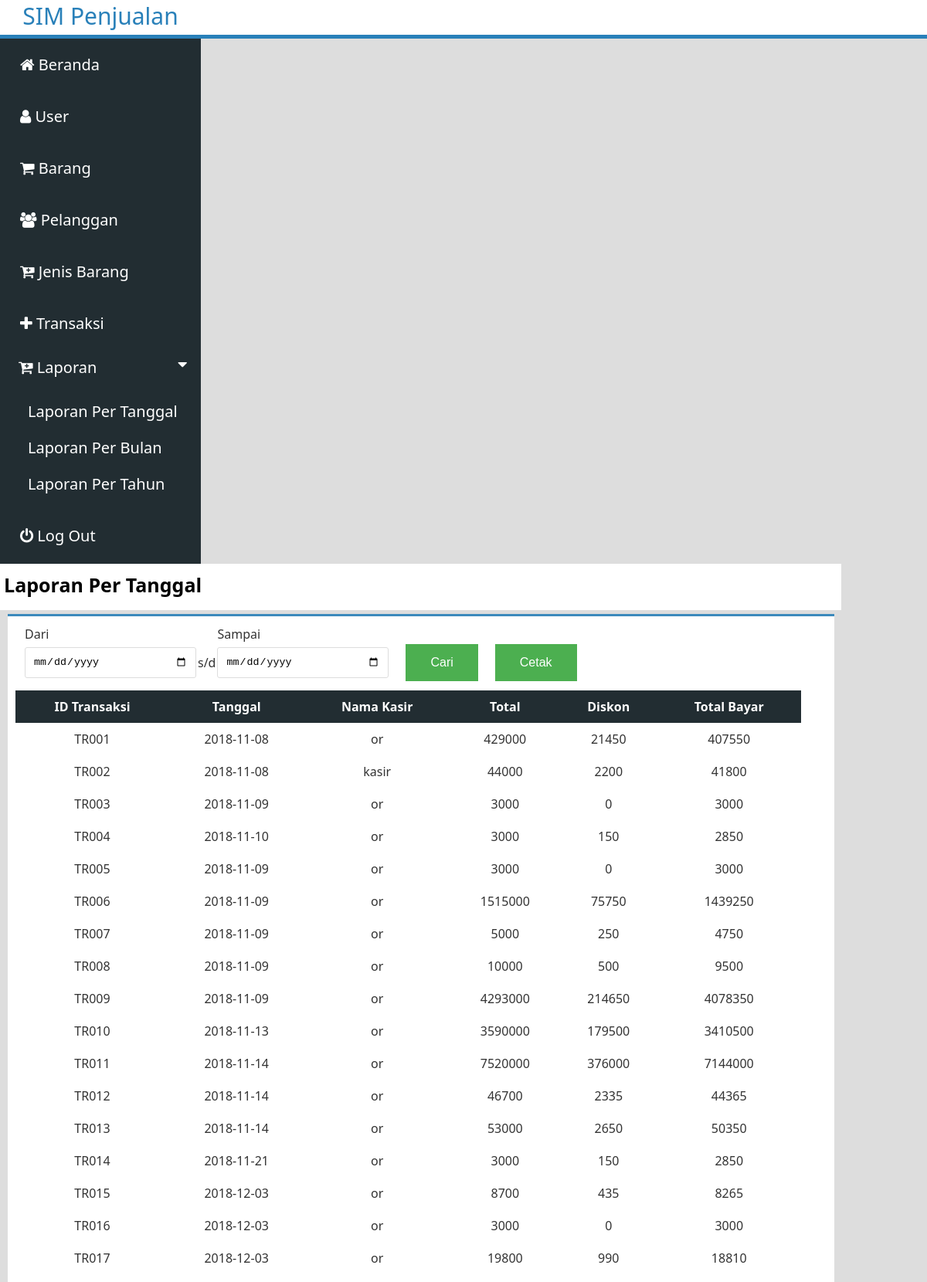
/index.php?p=laporan_pertanggal (signed in), run on the app's committed database.
### tables this page shows
CREATE TABLE `transaksi` (
  `id_transaksi` varchar(8) NOT NULL,
  `id_pelanggan` varchar(8) NOT NULL,
  `id_user` varchar(8) NOT NULL,
  `tanggal_transaksi` date NOT NULL,
  `total` int(12) NOT NULL,
  `diskon` int(12) NOT NULL,
  `bayar` int(12) NOT NULL
);

CREATE TABLE `user` (
  `id_user` varchar(7) NOT NULL,
  `username` varchar(8) NOT NULL,
  `password` varchar(50) NOT NULL,
  `level` varchar(8) NOT NULL
);

### sistem/proses.php (called while the page is built, shortened)
<?php
class proses{
	function __construct(){
		$server='localhost';
		$user='root';
		$psw='';
		$dbname='db_penjualan';
		$kon=$this->con=new PDO("mysql:host=$server;dbname=$dbname",$user,$psw);
	}
	function get($cel=null,$table=null,$property=null){
		$qw="SELECT $cel FROM $table $property";
		$ret=$this->con->query($qw);
		return $ret;
	}
}
$db=new proses;
?>

### content/laporan_pertanggal.php (the view, shortened to what this page needs)
<?php
include "sistem/proses.php";
?>
<div class="judul-content">
	<h1>Laporan Per Tanggal</h1>
</div>
<div class="isi-content">
	<form action="index.php?p=laporan_pertanggal" method="POST">
		<table>
			<tr>
				<td><label>Dari</label></td>
				<td></td>
				<td><label>Sampai</label></td>
			</tr>
			<tr>
				<td><input value="<?php echo $_POST['tgl_awal'];?>" type="date" name="tgl_awal" class="text" style="width: 200px;"></td>
				<td><label>s/d</label></td>
				<td><input value="<?php echo $_POST['tgl_akhir'];?>" type="date" name="tgl_akhir" class="text" style="width: 200px;"></td>
				<td><input type="submit" name="cari" class="tombol" value="Cari"></td>
				<td><input type="submit" name="cetak" class="tombol" value="Cetak"></td>
			</tr>
		</table>
	</form>
	<table class="tabel">
		<tr>
			<th>ID Transaksi</th>
			<th>Tanggal</th>
			<th>Nama Kasir</th>
			<th>Total</th>
			<th>Diskon</th>
			<th>Total Bayar</th>
		</tr>
		<?php
		if (isset($_POST['cari'])) {
			$qw=$db->get("transaksi.id_transaksi,transaksi.tanggal_transaksi,user.username,transaksi.total,transaksi.diskon","transaksi","INNER JOIN user on transaksi.id_user=user.id_user WHERE transaksi.tanggal_transaksi >='$_POST[tgl_awal]' AND transaksi.tanggal_transaksi <='$_POST[tgl_akhir]' ORDER BY transaksi.id_transaksi ASC");
		}else{
			$qw=$db->get("transaksi.id_transaksi,transaksi.tanggal_transaksi,user.username,transaksi.total,transaksi.diskon","transaksi","INNER JOIN user on transaksi.id_user=user.id_user ORDER BY transaksi.id_transaksi ASC");
		}
		foreach($qw as $data_laporan){
			$totalbayar=$data_laporan['total']-$data_laporan['diskon'];
			?>
			<tr>
				<td><?php echo $data_laporan['id_transaksi'];?></td>
				<td><?php echo $data_laporan['tanggal_transaksi'];?></td>
				<td><?php echo $data_laporan['username'];?></td>
				<td><?php echo $data_laporan['total'];?></td>
				<td><?php echo $data_laporan['diskon'];?></td>
				<td><?php echo $totalbayar;?></td>
			</tr>
			<?php
		}
		?>
	</table>
</div>

### assets/css/style.css (style rules this page uses)
* { margin: 0px; padding: 0px; }
body { background-color: #ddd; }
html, body { height: 100%; }
.content .judul-content { padding: 5px; float: left; width: 1079px; height: 50px; background-color: #fff; }
.content .judul-content h1 { font-family: segoe ui; font-size: 25px; margin: 5px 0px; background-color: #fff; }
.content .isi-content { float: left; width: 1070px; border-top: 3px solid #3c8abc; height: auto; background-color: #fff; margin: 5px 10px; }
.tabel { width: 95%; margin: 10px; border-collapse: collapse; }
.tabel tr th { padding: 10px; color: #fff; font-family: segoe ui; background-color: #222d32; }
.tabel tr td { padding: 10px; color: #333; font-family: segoe ui; text-align: center; }
.isi-content form { margin: 10px 20px; }
.isi-content form label { color: #333; font-family: segoe ui; }
.isi-content form .text { width: 500px; padding: 10px; border: 1px solid #ddd; border-radius: 3px; }

### content/laporan_pertanggal.php (style rules this page uses)
.tombol { background-color: #4CAF50; border: none; color: white; padding: 15px 32px; text-align: center; text-decoration: none; display: inline-block; font-size: 16px; margin-left: 20px; }

### data on the page
transaksi: id_transaksi "TR001", tanggal_transaksi "2018-11-08", id_user.username "or", total "429000", diskon "21450", totalbayar "407550"
transaksi: id_transaksi "TR002", tanggal_transaksi "2018-11-08", id_user.username "kasir", total "44000", diskon "2200", totalbayar "41800"
transaksi: id_transaksi "TR003", tanggal_transaksi "2018-11-09", id_user.username "or", total "3000", diskon "0"
transaksi: id_transaksi "TR004", tanggal_transaksi "2018-11-10", id_user.username "or", total "3000", diskon "150", totalbayar "2850"
transaksi: id_transaksi "TR005", tanggal_transaksi "2018-11-09", id_user.username "or", total "3000", diskon "0"
transaksi: id_transaksi "TR006", tanggal_transaksi "2018-11-09", id_user.username "or", total "1515000", diskon "75750", totalbayar "1439250"
transaksi: id_transaksi "TR007", tanggal_transaksi "2018-11-09", id_user.username "or", total "5000", diskon "250", totalbayar "4750"
transaksi: id_transaksi "TR008", tanggal_transaksi "2018-11-09", id_user.username "or", total "10000", diskon "500", totalbayar "9500"
transaksi: id_transaksi "TR009", tanggal_transaksi "2018-11-09", id_user.username "or", total "4293000", diskon "214650", totalbayar "4078350"
transaksi: id_transaksi "TR010", tanggal_transaksi "2018-11-13", id_user.username "or", total "3590000", diskon "179500", totalbayar "3410500"
transaksi: id_transaksi "TR011", tanggal_transaksi "2018-11-14", id_user.username "or", total "7520000", diskon "376000", totalbayar "7144000"
transaksi: id_transaksi "TR012", tanggal_transaksi "2018-11-14", id_user.username "or", total "46700", diskon "2335", totalbayar "44365"
transaksi: id_transaksi "TR013", tanggal_transaksi "2018-11-14", id_user.username "or", total "53000", diskon "2650", totalbayar "50350"
transaksi: id_transaksi "TR014", tanggal_transaksi "2018-11-21", id_user.username "or", total "3000", diskon "150", totalbayar "2850"
transaksi: id_transaksi "TR015", tanggal_transaksi "2018-12-03", id_user.username "or", total "8700", diskon "435", totalbayar "8265"
transaksi: id_transaksi "TR016", tanggal_transaksi "2018-12-03", id_user.username "or", total "3000", diskon "0"
transaksi: id_transaksi "TR017", tanggal_transaksi "2018-12-03", id_user.username "or", total "19800", diskon "990", totalbayar "18810"
